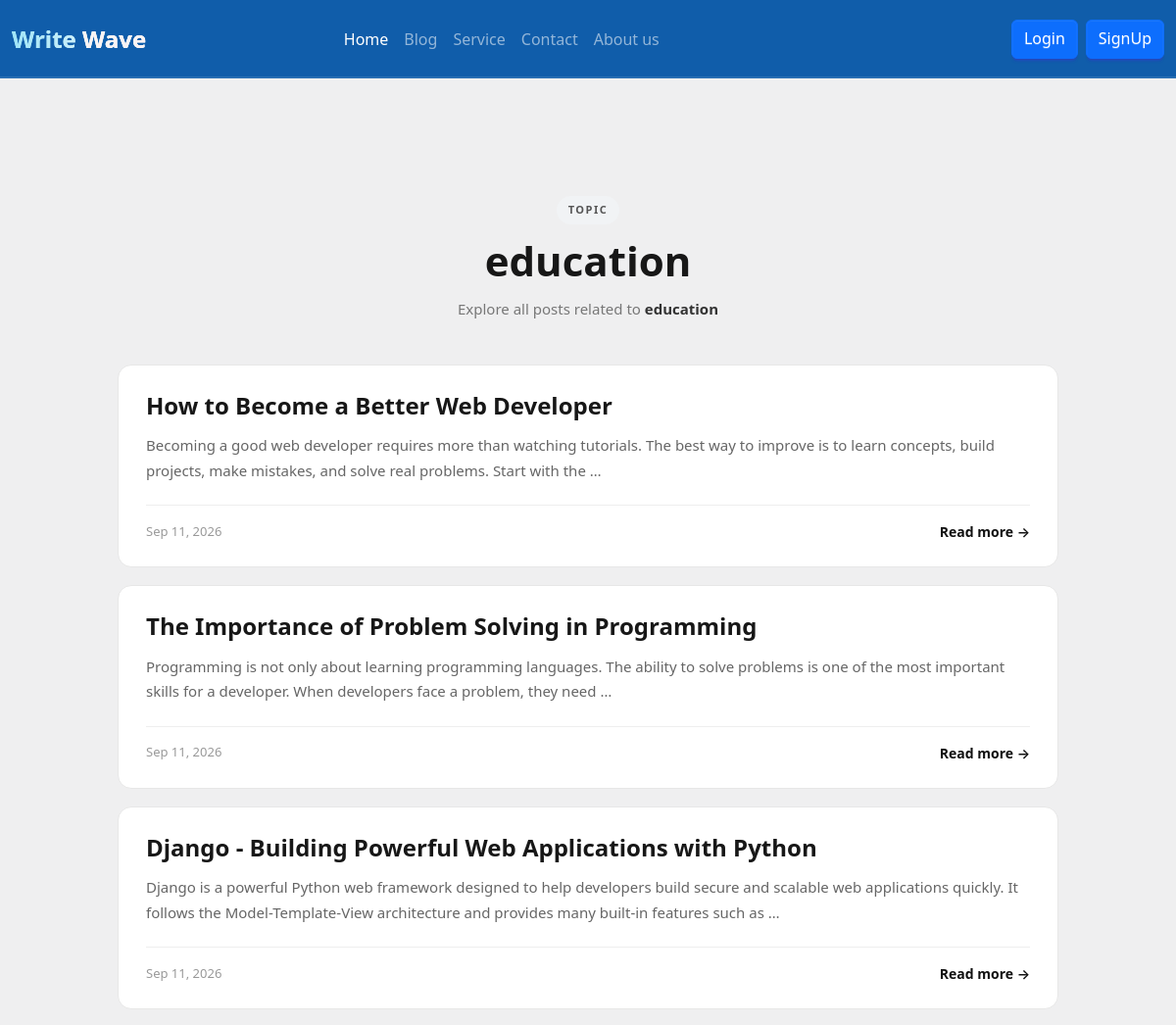
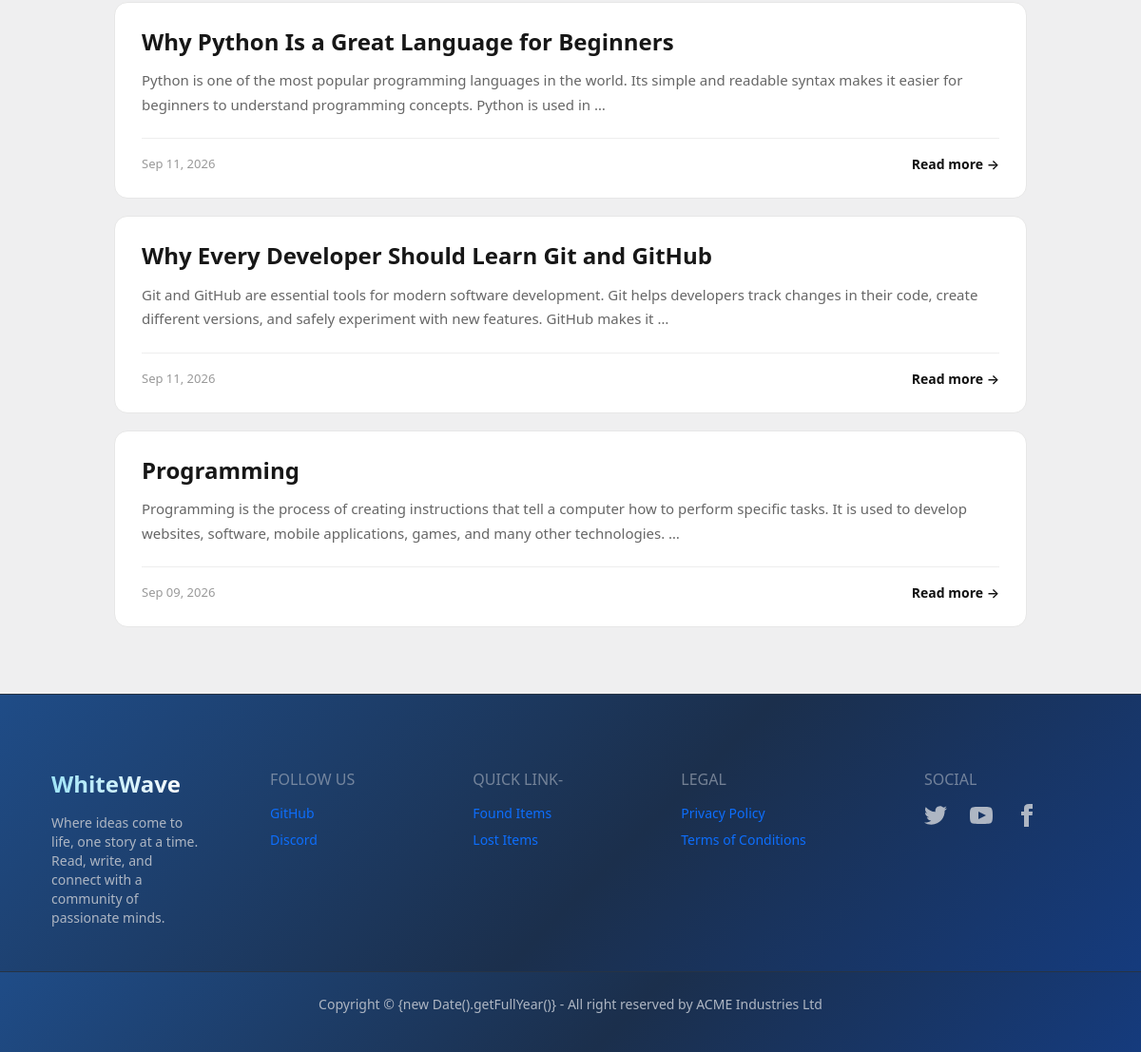
/tags/3/, run on the app's committed database (2 pictures, top to bottom).
### posts/models.py (models this page shows, shortened)
class Tags(models.Model):
    name = models.CharField(max_length=50, unique=True)

class Post(models.Model):
    author = models.ForeignKey(User, on_delete=models.CASCADE, related_name='posts')
    title = models.CharField(max_length=200)
    content = models.TextField()
    image = models.ImageField(upload_to=student_directory_name, blank=True, null=True)
    tags = models.ManyToManyField(Tags, related_name='posts', blank=True)
    created_at = models.DateTimeField(auto_now_add=True)
    updated_at = models.DateTimeField(auto_now=True)

### blog_project_main/views.py (the view)
# urls.py: path('tags/<int:tag_id>/', views.posts_by_tag, name='posts_by_tag'),
def posts_by_tag(request, tag_id):
    tag = get_object_or_404(Tags, id=tag_id)
    posts = tag.posts.all().annotate(
        like_count=Count("likes")
    ).order_by("-created_at")
    return render(
        request,
        "posts_by_tag.html",
        {
            "tag": tag,
            "posts": posts,
        }
    )

### templates/posts_by_tag.html (shortened to what this page needs)
{% extends "base.html" %}
{% load static %}
{% block extra_css %}
    <link rel="stylesheet" href="{% static 'css/posts_by_tag.css' %}">
{% endblock extra_css %}
{% block content %}
   <div class="tag-posts-page">
      <div class="tag-header">
         <span class="tag-label">TOPIC</span>
         <h1>{{ tag.name }}</h1>
         <p>
               Explore all posts related to
               <strong>{{ tag.name }}</strong>
         </p>
      </div>
      <div class="tag-posts-container">
         {% for post in posts %}
               <article class="tag-post-card">
                  <div class="tag-post-content">
                     <h2>
                           {{ post.title }}
                     </h2>
                     <p class="tag-post-description">
                           {{ post.content|truncatewords:30 }}
                     </p>
                     <div class="tag-post-footer">
                           <span class="post-date">
                              {{ post.created_at|date:"M d, Y" }}
                           </span>
                           <a href="{% url 'post_detail' post.id %}"
                              class="read-more">
                              Read more →
                           </a>
                     </div>
                  </div>
               </article>
         {% endfor %}
      </div>
   </div>
{% endblock content %}

### static/css/base.css (style rules this page uses)
body { background-color: #efeff0; padding-top: 80px; }

### static/css/posts_by_tag.css (style rules this page uses)
.tag-posts-page { width: 100%; max-width: 1000px; margin: 0 auto; padding: 120px 20px 70px; box-sizing: border-box; }
.tag-header { text-align: center; margin-bottom: 45px; }
.tag-label { display: inline-block; padding: 6px 12px; margin-bottom: 12px; background: #f1f3f5; color: #555; border-radius: 20px; font-size: 11px; font-weight: 700; letter-spacing: 1.5px; }
.tag-header h1 { margin: 0; color: #171717; font-size: 42px; font-weight: 700; line-height: 1.2; }
.tag-header p { margin: 12px auto 0; max-width: 600px; color: #777; font-size: 15px; line-height: 1.6; }
.tag-header p strong { color: #333; }
.tag-posts-container { display: flex; flex-direction: column; gap: 18px; }
.tag-post-card { width: 100%; background: #ffffff; border: 1px solid #e7e7e7; border-radius: 14px; overflow: hidden; transition: transform 0.25s ease, box-shadow 0.25s ease, border-color 0.25s ease; }
.tag-post-content { padding: 25px 28px; }
.tag-post-content h2 { margin: 0 0 12px; color: #171717; font-size: 24px; font-weight: 700; line-height: 1.35; }
.tag-post-description { margin: 0; color: #666; font-size: 15px; line-height: 1.7; }
.tag-post-footer { display: flex; align-items: center; justify-content: space-between; margin-top: 22px; padding-top: 16px; border-top: 1px solid #eeeeee; }
.post-date { color: #999; font-size: 13px; }
.read-more { color: #111; font-size: 14px; font-weight: 600; text-decoration: none; transition: color 0.2s ease; }

### data on the page
Tags: name "education"
Post: title "How to Become a Better Web Developer", content "Becoming a good web developer requires more than watching tutorials. The best way to improve is to learn concepts, build projects, make mistakes, and solve real problems. Start with the …", created_at "Sep 11, 2026"
Post: title "The Importance of Problem Solving in Programming", content "Programming is not only about learning programming languages. The ability to solve problems is one of the most important skills for a developer. When developers face a problem, they need …", created_at "Sep 11, 2026"
Post: title "Django - Building Powerful Web Applications with Python", content "Django is a powerful Python web framework designed to help developers build secure and scalable web applications quickly. It follows the Model-Template-View architecture and provides many built-in features such as …", created_at "Sep 11, 2026"
Post: title "Why Python Is a Great Language for Beginners", content "Python is one of the most popular programming languages in the world. Its simple and readable syntax makes it easier for beginners to understand programming concepts. Python is used in …", created_at "Sep 11, 2026"
Post: title "Why Every Developer Should Learn Git and GitHub", content "Git and GitHub are essential tools for modern software development. Git helps developers track changes in their code, create different versions, and safely experiment with new features. GitHub makes it …", created_at "Sep 11, 2026"
Post: title "Programming", content "Programming is the process of creating instructions that tell a computer how to perform specific tasks. It is used to develop websites, software, mobile applications, games, and many other technologies. …", created_at "Sep 09, 2026"
